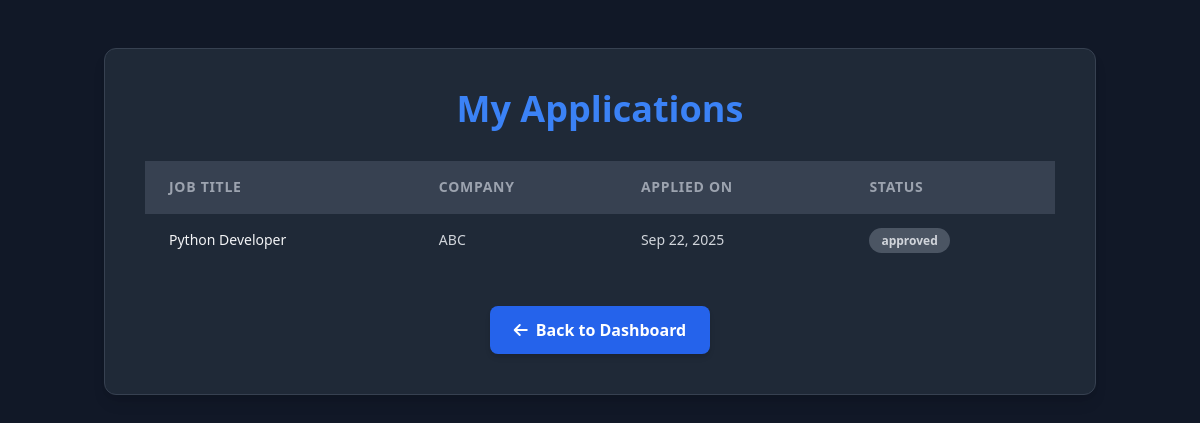
The page /applications/ (signed in) on the database its author committed.
### JobNest/models.py (models this page shows, shortened)
class JobApplication(models.Model):
    candidate = models.ForeignKey(User, on_delete=models.CASCADE)
    job = models.ForeignKey(JobPost, on_delete=models.CASCADE)
    applied_at = models.DateTimeField(auto_now_add=True)
    STATUS_CHOICES = [
        ('pending', 'Pending'),
        ('approved', 'Approved'),
        ('rejected', 'Rejected'),
    ]
    status = models.CharField(max_length=10, choices=STATUS_CHOICES, default='pending')

class JobPost(models.Model):
    employer = models.ForeignKey(Employer, on_delete=models.CASCADE, related_name="jobs")
    title = models.CharField(max_length=255)
    description = models.TextField()
    location = models.CharField(max_length=255)
    vacancies = models.PositiveIntegerField(default=1)  # 🔹 number of open positions
    is_active = models.BooleanField(default=True)  # 🔹 auto-updated
    job_type = models.CharField(
        max_length=50,
        choices=[
            ("full-time", "Full Time"),
            ("part-time", "Part Time"),
            ("contract", "Contract"),
            ("internship", "Internship"),
            ("remote", "Remote"),
        ],
        default="full-time"
    )
    salary = models.DecimalField(max_digits=10, decimal_places=2, blank=True, null=True)
    posted_at = models.DateTimeField(auto_now_add=True)

class Employer(models.Model):
    username=models.CharField(max_length=50)
    email=models.EmailField(max_length=50)
    password=models.CharField(max_length=50)
    company_name = models.CharField(max_length=255)
    industry = models.CharField(max_length=100)
    company_description = models.TextField(blank=True, null=True)

### JobNest/views.py (the view)
# urls.py: path("applications/", views.my_applications, name="my_applications"),
def my_applications(request):
    applications = JobApplication.objects.filter(candidate=request.user).select_related("job")
    return render(request, "myapplication.html", {"applications": applications})

### JobNest/Templates/myapplication.html (shortened to what this page needs)
<!DOCTYPE html>
<html lang="en">
<head>
    <link href="https://cdn.jsdelivr.net/npm/tailwindcss@2.2.19/dist/tailwind.min.css" rel="stylesheet">
    <link rel="stylesheet" href="https://cdnjs.cloudflare.com/ajax/libs/font-awesome/6.0.0-beta3/css/all.min.css">
</head>
<body class="bg-gray-900 text-gray-200 antialiased font-sans">
    <div class="container mx-auto px-4 py-8 md:py-12">
        <div class="bg-gray-800 p-6 md:p-10 rounded-xl shadow-lg border border-gray-700">
            <h2 class="text-3xl md:text-4xl font-extrabold text-center text-blue-500 mb-8">My Applications</h2>
            {% if applications %}
                <div class="overflow-x-auto">
                    <table class="min-w-full divide-y divide-gray-700">
                        <thead class="bg-gray-700">
                            <tr>
                                <th scope="col" class="px-6 py-4 text-left text-sm font-semibold text-gray-400 uppercase tracking-wider">Job Title</th>
                                <th scope="col" class="px-6 py-4 text-left text-sm font-semibold text-gray-400 uppercase tracking-wider">Company</th>
                                <th scope="col" class="px-6 py-4 text-left text-sm font-semibold text-gray-400 uppercase tracking-wider">Applied On</th>
                                <th scope="col" class="px-6 py-4 text-left text-sm font-semibold text-gray-400 uppercase tracking-wider">Status</th>
                            </tr>
                        </thead>
                        <tbody class="bg-gray-800 divide-y divide-gray-700">
                            {% for app in applications %}
                                <tr>
                                    <td class="px-6 py-4 whitespace-nowrap text-sm font-medium text-gray-100">{{ app.job.title }}</td>
                                    <td class="px-6 py-4 whitespace-nowrap text-sm text-gray-300">{{ app.job.employer.company_name }}</td>
                                    <td class="px-6 py-4 whitespace-nowrap text-sm text-gray-300">{{ app.applied_at|date:"M d, Y" }}</td>
                                    <td class="px-6 py-4 whitespace-nowrap text-sm">
                                        {% if app.status == "pending" %}
                                            <span class="px-3 py-1 rounded-full text-xs font-semibold dark status-pending">Pending</span>
                                        {% elif app.status == "reviewed" %}
                                            <span class="px-3 py-1 rounded-full text-xs font-semibold dark status-reviewed">Reviewed</span>
                                        {% elif app.status == "accepted" %}
                                            <span class="px-3 py-1 rounded-full text-xs font-semibold dark status-accepted">Accepted</span>
                                        {% elif app.status == "rejected" %}
                                            <span class="px-3 py-1 rounded-full text-xs font-semibold dark status-rejected">Rejected</span>
                                        {% else %}
                                            <span class="px-3 py-1 rounded-full text-xs font-semibold dark bg-gray-600 text-gray-300">{{ app.status }}</span>
                                        {% endif %}
                                    </td>
                                </tr>
                            {% endfor %}
                        </tbody>
                    </table>
                </div>
            {% else %}
                <p class="text-center text-lg text-gray-500 py-10">You haven’t applied for any jobs yet.</p>
            {% endif %}
            <div class="text-center mt-10">
                <a href="{% url 'candidatedashboard' %}" class="inline-flex items-center space-x-2 bg-blue-600 text-white px-6 py-3 rounded-lg font-semibold shadow-md hover:bg-blue-700 transition duration-300 transform hover:-translate-y-1">
                    <i class="fas fa-arrow-left"></i>
                    <span>Back to Dashboard</span>
                </a>
            </div>
        </div>
    </div>
</body>
</html>

### rows shown on the page
JobApplication: job "Python Developer", job.employer.company_name "ABC", applied_at "Sep 22, 2025", status "approved"
